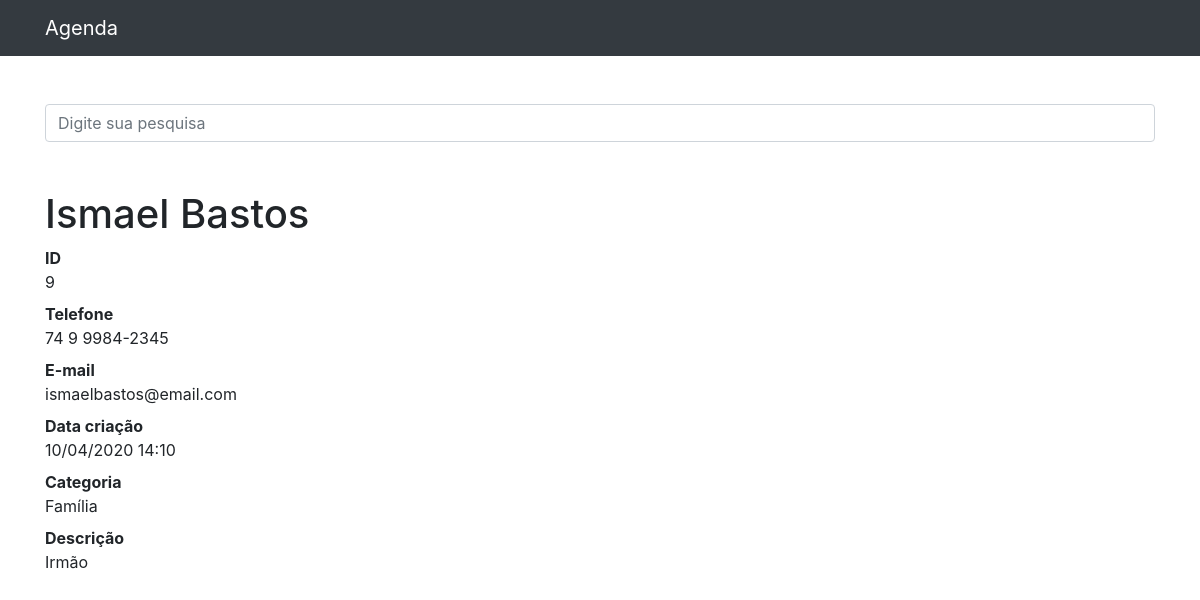
Page /9/ on the committed database.
### contatos/models.py (models this page shows, shortened)
class Contato(models.Model):
    nome = models.CharField(max_length=255)
    sobrenome = models.CharField(max_length=255, blank=True)
    telefone = models.CharField(max_length=255)
    email = models.CharField(max_length=255, blank=True)
    data_criacao = models.DateTimeField(default=timezone.now)
    descricao = models.TextField(blank=True)
    categoria = models.ForeignKey(Categoria, on_delete=models.DO_NOTHING)
    mostrar = models.BooleanField(default=True)

class Categoria(models.Model):
    nome = models.CharField(max_length=255)
    def __str__(self):
        return self.nome

### contatos/views.py (the view)
# urls.py: path('<int:id>/', views.detalhes, name="detalhes"),
def detalhes(request, id):
    contato = get_object_or_404(Contato, id=id)
    if not contato.mostrar:
        raise Http404
    return render(request, 'contatos/detalhes.html', {'contato': contato})

### contatos/templates/contatos/detalhes.html (shortened to what this page needs)
{%extends 'base.html'%}
{%block 'content'%}
<h1 class="mt-5">{{contato.nome}} {{contato.sobrenome}}</h1>
<dl>
  <dt>ID</dt>
  <dd>{{contato.id}}</dd>
  <dt>Telefone</dt>
  <dd>{{contato.telefone}}</dd>
  <dt>E-mail</dt>
  <dd>{{contato.email}}</dd>
  <dt>Data criação</dt>
  <dd>{{contato.data_criacao|date:'d/m/Y H:i'}}</dd>
  <dt>Categoria</dt>
  <dd>{{contato.categoria}}</dd>
  <dt>Descrição</dt>
  <dd>
    {{contato.descricao}}
  </dd>
</dl>
{%endblock%}

### rows in the picture
Contato: nome "Ismael", sobrenome "Bastos", id "9", telefone "74 9 9984-2345", email "ismaelbastos@email.com", data_criacao "10/04/2020 14:10", categoria "Família", descricao "Irmão"
